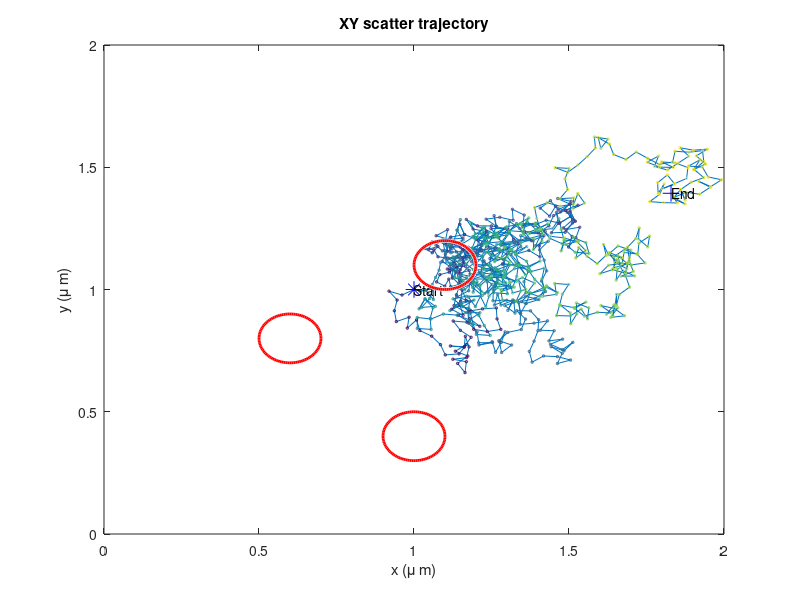

Reproduce this figure in MATLAB. (Note: this script raises an error after producing the figure.)
clear all, close all, clc

%% Generate Arena for random walk and add circles

D=1e-3;                     % diffusion constant, ?m2/s 
D_conf=0.5e-3;

t=1:1:1000;                 % number od time steps, seconds        

start=[1 1];                % starting coordinates
num_steps=800;              % number of steps
                    
dt=0.5;                     % time step, seconds
dx=1;                     % pixel size, ?m
step_size=sqrt(4*D*dt);  
step_size_conf=sqrt(4*D_conf*dt);  

% define circle

radius=0.1;
center=[1.1 1.1];
center2=[0.6 0.8];
center3=[1 0.4];

% well1 = viscircles([0.1,0.1],0.1);

%% Generate random walk Trajectory

pos = zeros(num_steps,2);
pos(1,1)=start(1);
pos(1,2)=start(2);
pos(1,3)=0;

a = 1;      
b = 360;  
angle = (b-a).*rand(num_steps,1) + a;

for k=2:num_steps;
    
    if  sqrt(((pos(k-1,1)-center(1,1))^2)+((pos(k-1,2)-center(1,2))^2)) <= radius | ...
        sqrt(((pos(k-1,1)-center2(1,1))^2)+((pos(k-1,2)-center2(1,2))^2)) <= radius | ...
        sqrt(((pos(k-1,1)-center3(1,1))^2)+((pos(k-1,2)-center3(1,2))^2)) <= radius;
        
    pos(k,1)=(pos(k-1,1))+sin(angle(k))*step_size_conf;
    pos(k,2)=(pos(k-1,2))+cos(angle(k))*step_size_conf;
    pos(k,3)=k*dt;
    pos(k,4)=step_size_conf;
    
    else
        
    pos(k,1)=(pos(k-1,1))+sin(angle(k))*step_size;
    pos(k,2)=(pos(k-1,2))+cos(angle(k))*step_size;
    pos(k,3)=k*dt; % time in seconds
    pos(k,4)=step_size;

    end
    
end

% subplot(2,3,1)
figure('Position',[0 400 400 300])
line(pos(:,1)*dx,pos(:,2)*dx);hold on;
scatter(pos(:,1)*dx,pos(:,2)*dx,3,pos(:,3));hold on;
plot(pos(1,1)*dx,pos(1,2)*dx,'*b','MarkerSize',12);hold on;
text(pos(1,1)*dx,pos(1,2)*dx, 'Start');
plot(pos(length(pos),1)*dx,pos(length(pos),2)*dx,'+b','MarkerSize',12);hold on;
text(pos(length(pos),1)*dx,pos(length(pos),2)*dx,'End');hold on;
well1 = viscircles(center, radius);
well2 = viscircles(center2, radius);
well3 = viscircles(center3, radius);
% axis([-1 1 -1 1])
title('XY scatter trajectory');
xlabel('x (\mu m)');
ylabel('y (\mu m)');
box on;

%% Calculate confinement

% generate variable frame

frame=pos(:,3);             % time step in seconds
frame=frame/dt;             % time step in frames
frame=frame-min(frame);     % starting from 0
frame(1,1)=1;               % starting from 1

% i = frame --> Reihe
% j = gap; --> Spalte

prob=[];    %zeros(max(frame), 5);
prob2=[];   %zeros(5, 2);
d=[];
vx=[];
vy=[];


for i=1:max(frame)-30;    % for all frames
    vx=find(frame == i);
    
    if isempty(vx)==1;                   % if frame does not exist, skip   
    else
        
    c=1; 
    for j=1:30;                                         % segment length
          
        vy=find(frame <= (i+j) & frame >= i );         % select segment
        subset(:,1)=pos(vy);                           % define segment as subset
        subset(:,2)=pos(vy,2);
        
        if length(vy)==1;   % if subset is only 1 frame --> distance is 0
                     R=0;
        else    
        
            for k=2:length(subset);
            
                 d(k,1)=sqrt(((subset(k,1)-subset(1,1))^2)+((subset(k,2)-subset(1,2))^2));   
                 R=max(d);
        
            end
        
                                                                % maximum distance within subset
        prob(i:(i+j),c)=0.2048-2.5117*((D*j)./(R^2));               % probability within subset

        clear subset
        end
    
    c=c+1;    
        
    end
    clear vx vy R d c;
    
    end
   
end
clear subset

for l=1:length(prob)
    
prob2(l,1)=l;
prob2(l,2)=mean(nonzeros(prob(l,:))); % this is omega

end


L=[];

for i=1:length(prob2)
    
    if 10.^(prob2(i,2))>0.1
       L(i,1)=0;
       
    else
        
        L(i,1)=((prob2(i,2))*(-1)-1);
        
    end
L(i,2)=i;
    
end

s1=smooth(D*prob2(:,1)*dt,prob2(:,2),0.05,'loess');
s2=smooth(prob2(:,1)*dt,10.^(prob2(:,2)),0.05,'loess');
s3=smooth(L(:,2)*dt, L(:,1),0.05,'loess');


figure('Position',[800 400 900 300])

h=gcf;
set(h,'PaperOrientation','landscape');

subplot(1,3,1)
% plot(D*prob2(:,1)*dt,prob2(:,2));hold on;
% plot(D*prob2(:,1)*dt,s1,'-r');
plot(prob2(:,1)*dt,prob2(:,2));hold on;
plot(prob2(:,1)*dt,s1,'-r');
xlabel('time (s)','FontSize',12);
ylabel('mean log(\psi)','FontSize',12);

subplot(1,3,2)
plot(prob2(:,1)*dt,10.^(prob2(:,2)));hold on;
plot(prob2(:,1)*dt,s2,'-r');
xlabel('time (s)','FontSize',12);
ylabel('mean \psi','FontSize',12);

subplot(1,3,3)
plot(L(:,2)*dt, L(:,1)); hold on;
plot(L(:,2)*dt, s3,'-r');       
xlabel('time (s)','FontSize',12);
ylabel('probability level L','FontSize',12);


%% Smoothed curves

figure('Position',[800 20 900 300])
h=gcf;
set(h,'PaperOrientation','landscape');
subplot(1,3,1)
% plot(D*prob2(:,1)*dt,prob2(:,2));hold on;
plot(prob2(:,1)*dt,s1,'-r');
xlabel('time(s)','FontSize',12);
ylabel('mean log(\psi)','FontSize',12);

subplot(1,3,2)
% plot(prob2(:,1)*dt,10.^(prob2(:,2)));hold on;
plot(prob2(:,1)*dt,s2,'-r');
xlabel('time (s)','FontSize',12);
ylabel('mean \psi','FontSize',12);

subplot(1,3,3)
% plot(L(:,2)*dt, L(:,1)); hold on;
plot(L(:,2)*dt, s3,'-r');       
xlabel('time (s)','FontSize',12);
ylabel('probability level L','FontSize',12);